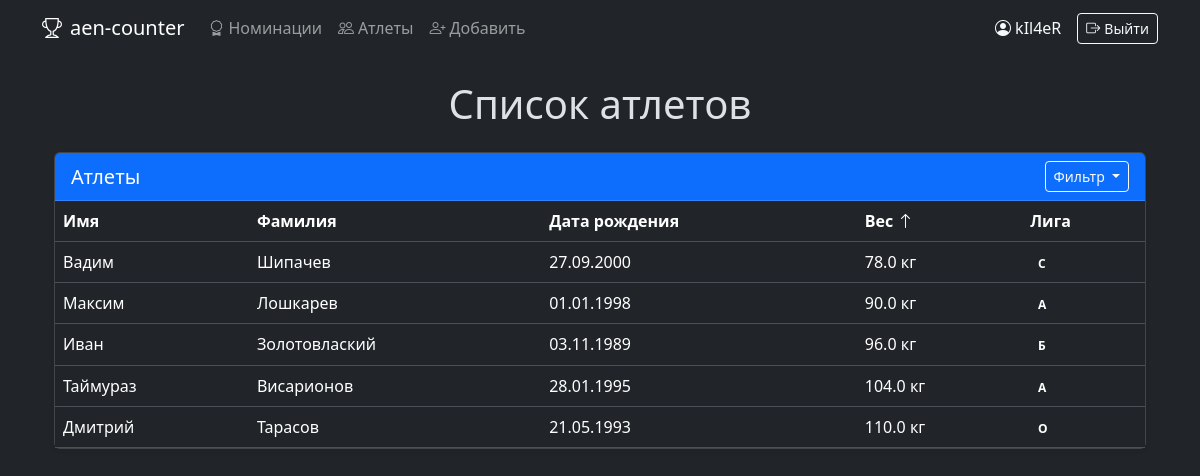
Page /athlets?sort=weight&order=asc (signed in) on the committed database.
### data/users.py (models this page shows, shortened)
class User(SqlAlchemyBase, UserMixin):
    __tablename__ = 'users'
    id = sa.Column(sa.Integer, primary_key=True, autoincrement=True)
    username = sa.Column(sa.String, nullable=False, unique=True)
    hashed_password = sa.Column(sa.String, nullable=False)

### data/athletes.py (models this page shows)
class Athlete(SqlAlchemyBase):
    __tablename__ = 'athletes'
    id = sa.Column(sa.Integer, primary_key=True, autoincrement=True)
    name = sa.Column(sa.String, nullable=False)
    surname = sa.Column(sa.String, nullable=False)
    birth_date = sa.Column(sa.Date, nullable=False)
    weight = sa.Column(sa.Float)
    league = sa.Column(sa.Integer)

### main.py (the view)
@app.route('/athlets')
@login_required
def athlets():
    db_sess = db_session.create_session()
    sort_by = request.args.get('sort')
    sort_order = request.args.get('order')
    query = db_sess.query(Athlete)
    if sort_by == 'surname':
        if sort_order == 'asc':
            query = query.order_by(Athlete.surname.asc())
        else:
            query = query.order_by(Athlete.surname.desc())
    elif sort_by == 'weight':
        if sort_order == 'asc':
            query = query.order_by(Athlete.weight.asc())
        else:
            query = query.order_by(Athlete.weight.desc())
    elif sort_by == 'league':
        if sort_order == 'asc':
            query = query.order_by(Athlete.league.asc())
        else:
            query = query.order_by(Athlete.league.desc())
    athletes = query.all()
    return render_template('list_athlets.html', athletes=athletes, title='Атлеты')

### data/db_session.py (called while the page is built)
def create_session() -> Session:
    global __factory
    return __factory()

### main.py (called while the page is built)
@login_manager.user_loader
def load_user(user_id):
    db_sess = db_session.create_session()
    return db_sess.query(User).get(user_id)

### templates/list_athlets.html (shortened to what this page needs)
{% extends "base.html" %}
{% block content %}
<div class="container mt-4">
    <h1 class="text-center mb-4">Список атлетов</h1>
    <div class="card shadow-sm">
        <div class="card-header bg-primary text-white">
            <div class="d-flex justify-content-between align-items-center">
                <h5 class="mb-0">Атлеты</h5>
                <div class="dropdown">
                    <button class="btn btn-sm btn-outline-light dropdown-toggle" type="button" id="sortDropdown"
                            data-bs-toggle="dropdown" aria-expanded="false">
                        Фильтр
                    </button>
                </div>
            </div>
        </div>
        <div class="table-responsive">
            <table class="table table-hover mb-0">
                <thead class="thead-light">
                    <tr>
                        <th scope="col" class="text-nowrap">Имя</th>
                        <th scope="col" class="text-nowrap">
                            Фамилия
                        </th>
                        <th scope="col" class="text-nowrap">Дата рождения</th>
                        <th scope="col" class="text-nowrap">
                            Вес
                            {% if request.args.get('sort') == 'weight' %}
                                {% if request.args.get('order') == 'asc' %}
                                    <i class="bi bi-arrow-up"></i>
                                {% else %}
                                    <i class="bi bi-arrow-down"></i>
                                {% endif %}
                            {% endif %}
                        </th>
                        <th scope="col" class="text-nowrap">
                            Лига
                        </th>
                    </tr>
                </thead>
                <tbody>
                    {% for athlete in athletes %}
                    <tr>
                        <td>{{ athlete.name }}</td>
                        <td>{{ athlete.surname }}</td>
                        <td>{{ athlete.birth_date.strftime('%d.%m.%Y') }}</td>
                        <td>{{ athlete.weight }} кг</td>
                        <td>
                            <span class="badge
                                {% if athlete.league == 0 %}
                                {% elif athlete.league == 1 %}
                                {% elif athlete.league == 2 %}
                                {% elif athlete.league == 3 %}
                                {% endif %}">
                                {% if athlete.league == 0 %}А
                                {% elif athlete.league == 1 %}Б
                                {% elif athlete.league == 2 %}C
                                {% elif athlete.league == 3 %}О
                                {% endif %}
                            </span>
                        </td>
                    </tr>
                    {% endfor %}
                </tbody>
            </table>
        </div>
    </div>
</div>
{% endblock %}

### templates/base.html (shortened to what this page needs)
<!doctype html>
<html lang="ru" data-bs-theme="dark">
<head>
    <link href="https://cdn.jsdelivr.net/npm/bootstrap@5.3.5/dist/css/bootstrap.min.css" rel="stylesheet"
>
    <link rel="stylesheet" href="https://cdn.jsdelivr.net/npm/bootstrap-icons@1.11.1/font/bootstrap-icons.css">
</head>
<body>
<nav class="navbar navbar-expand-lg bg-dark navbar-dark mb-4">
    <div class="container">
        <a class="navbar-brand" href="/">
            <i class="bi bi-trophy me-2"></i>aen-counter
        </a>
        <div class="collapse navbar-collapse" id="navbarSupportedContent">
            <ul class="navbar-nav me-auto mb-2 mb-lg-0">
                <li class="nav-item">
                    <a class="nav-link" href="/nomination">
                        <i class="bi bi-award me-1"></i>Номинации
                    </a>
                </li>
                <li class="nav-item">
                    <a class="nav-link" href="/athlets">
                        <i class="bi bi-people me-1"></i>Атлеты
                    </a>
                </li>
                <li class="nav-item">
                    <a class="nav-link" href="/add_athlete">
                        <i class="bi bi-person-plus me-1"></i>Добавить
                    </a>
                </li>
            </ul>
            <div class="d-flex gap-2 align-items-center">
                {% if current_user.is_authenticated %}
                    <span class="text-light me-2">
                        <i class="bi bi-person-circle me-1"></i>{{ current_user.username }}
                    </span>
                    <a href="/logout" class="btn btn-outline-light btn-sm">
                        <i class="bi bi-box-arrow-right me-1"></i>Выйти
                    </a>
                {% endif %}
            </div>
        </div>
    </div>
</nav>
<div class="container">
    {% block content %}{% endblock %}
</div>
</body>
</html>

### rows in the picture
User: username "kIl4eR"
Athlete: name "Вадим", surname "Шипачев", birth_date "27.09.2000", weight "78.0", league "C"
Athlete: name "Максим", surname "Лошкарев", birth_date "01.01.1998", weight "90.0", league "А"
Athlete: name "Иван", surname "Золотовлаский", birth_date "03.11.1989", weight "96.0", league "Б"
Athlete: name "Таймураз", surname "Висарионов", birth_date "28.01.1995", weight "104.0", league "А"
Athlete: name "Дмитрий", surname "Тарасов", birth_date "21.05.1993", weight "110.0", league "О"
